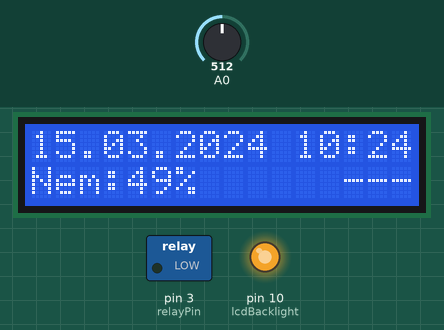
Simulated run of this sketch. Board: Arduino Uno, built with avr-gcc and run on an emulated ATmega328P. Parts: 16×2 character LCD, switched loads named in the sketch (green lamp = pin HIGH), output pins drawn as LEDs (lit = HIGH). The inputs (shaded band) are chosen by the test bench; at power-on: A0 = 512. The local clock reads 2024-03-15 10:24:30 at power-on unless the sketch sets it; EEPROM starts erased.

Above: at 3.2 s.
3.3 s: A0 set to 306
At 3.5 s:
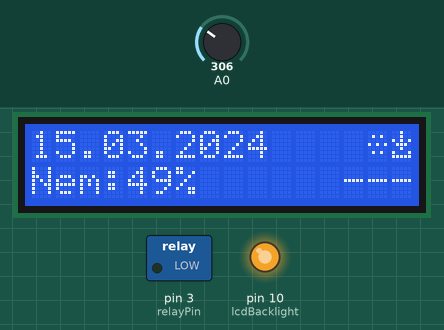
6.0 s: A0 set to 544
At 6.4 s:
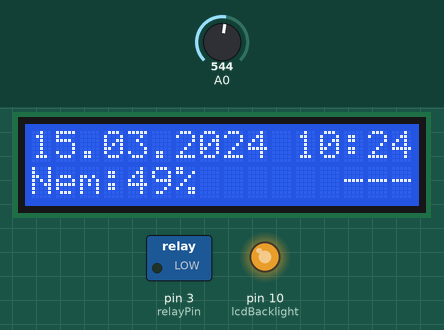
7.5 s: A0 set to 565
At 8.7 s:
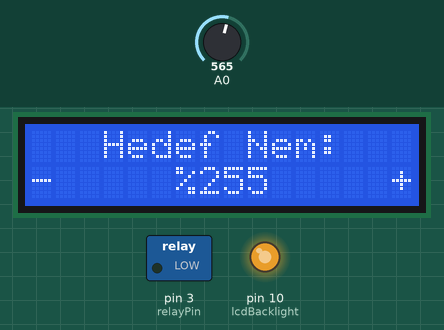
9.0 s: A0 set to 245
At 9.2 s:
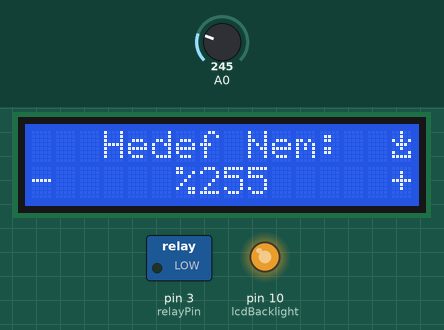
11.7 s: A0 set to 716
At 12.9 s:
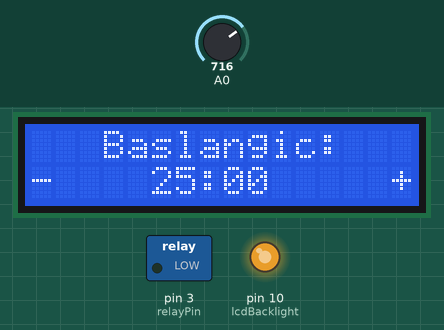
13.2 s: A0 set to 306
At 13.4 s:
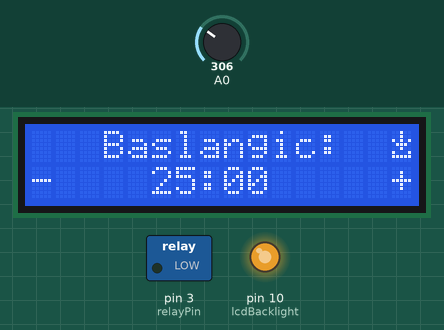
Timing chart, 0 to 37.5 s (numbered marks = the images above; inputs shaded):
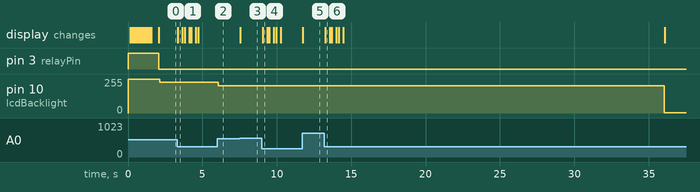

Measured:
- the behaviour switches between 554 and 555 on A0 (found by bisection; images 2 and 3)
- after the input at 3.3 s, the display: changes after 0.06 s (image 1)
- after the input at 6.0 s, pin 10 (lcdBacklight): 230/255 → 205/255 after 0.06 s
- after the input at 7.5 s, the display: changes after 0.06 s (image 3)
- after the input at 9.0 s, the display: changes after 0.05 s (image 4)
- after the input at 11.7 s, the display: changes after 0.06 s (image 5)
- after the input at 13.2 s, the display: changes after 0.05 s (image 6)

The sketch:

nemsensor.ino
```cpp
#include <LiquidCrystal.h>
#include <EEPROM.h>
#include <DS1302.h>

void updateTime(int force = 0);
void updateStatus(int force = 0);
void updateCurrentMo(int force = 0);
void updateTargetMo(int force = 0);
void updateStartTime(int force = 0);
void updateEndTime(int force = 0);
void updatePeriodTime(int force = 0);
void checkMo(int force = 0);

// keypad
#define right   0
#define up      1
#define down    2
#define left    3
#define select  4
#define none    5

// pins
const int sensorPin = A5;
const int relayPin = 3;
const int kCePin   = 11;
const int kIoPin   = 12;
const int kSclkPin = 13;
const int lcdBacklight = 10;

// user vars
int target_mo = EEPROM.read(0);
int start_hr = EEPROM.read(1);
int end_hr = EEPROM.read(2);
int period_min = EEPROM.read(3);
int backlight = EEPROM.read(4);

int last_target_mo;
int last_start_hr;
int last_end_hr;
int last_period_min;
int prev_backlight;

// vars
unsigned long currentMillis = 0;
boolean lights = true;

const int statusInterval = 1000;
unsigned long previousStatusMillis = 0;
const int currentMoInterval = 1000;
unsigned long previousCurrentMoMillis = 0;
const int clockInterval = 1000;
unsigned long previousClockMillis = 0;
const int varInterval = 250;
unsigned long previousVarMillis = 0;

unsigned long sensorInterval = period_min * 60000;
unsigned long previousSensorMillis = 0;

const int lightInterval = 30000;
unsigned long previousLightMillis = 0;

int last_min;
int last_hr;
int current_mo;
int last_current_mo;
int op_status;
int last_op_status;
int menu_index = 1;
int last_menu_index;

// Create RTC & LCD
DS1302 rtc(kCePin, kIoPin, kSclkPin);
LiquidCrystal lcd(8, 9, 4, 5, 6, 7);

void setup()
{
  pinMode(relayPin, OUTPUT);
  pinMode(lcdBacklight, OUTPUT);
  digitalWrite(relayPin,HIGH);
  analogWrite(lcdBacklight, backlight);
  //Serial.begin(9600);
  lcd.begin(16, 2);
  welcome();
  checkMo(1);
}

void welcome() {
  lcd.print("  NEMSENSOR V1  ");
  lcd.setCursor(0,1);
  for(int i = 0; i < 16; i++) {
    lcd.print(".");
    delay(100);
  }
  delay(400);
}

void loop()
{
  currentMillis = millis();
  menu();
  checkMo();
  lightsOff();
}

int btn_state;
int last_btn_state = 5;
unsigned long lastDebounceTime = 0;
unsigned long debounceDelay = 50;

byte findBtn()
{
  int btn_value = analogRead(A0);
  if (btn_value > 1000) return none;
  if (btn_value < 50) return right;
  if (btn_value < 195) return up;
  if (btn_value < 380) return down;
  if (btn_value < 555) return left;
  if (btn_value < 790) return select;
}

void menu()
{
  int reading = findBtn();
  if (reading != last_btn_state)
  {
    lastDebounceTime = millis();
  }
  if ((millis() - lastDebounceTime) > debounceDelay)
  {
    if (reading != btn_state)
    {
      btn_state = reading;
      if(!lights) {
        lightsOn();
        return;
      }
      switch(btn_state)
      {
        case select:
          menu_index = menu_index + 1;
          if(menu_index > 5) menu_index = 1;
          break;
        case left:
          if(menu_index == 1) {
            backlight -= 25;
            setLight();
          }
          if(menu_index == 2) {
            if(target_mo != 5) target_mo -= 5;
          }
          if(menu_index == 3) {
            if (start_hr == 0) start_hr = 23;
            else start_hr -=1;
          }
          if(menu_index == 4) {
            if (end_hr == 0) end_hr = 23;
            else end_hr -= 1;
          }
          if(menu_index == 5) {
            if (period_min == 5 || period_min == 1) period_min = 1;
            else period_min -= 5;
            updateSensorInterval();
          }
          break;
        case right:
          if(menu_index == 1) {
            backlight += 25;
            setLight();
          }
          if(menu_index == 2) {
            if(target_mo != 100) target_mo += 5;
          }
          if(menu_index == 3) {
            if (start_hr == 23) start_hr = 0;
            else start_hr += 1;
          }
          if(menu_index == 4) {
            if (end_hr == 23) end_hr = 0;
            else end_hr += 1;
          }
          if(menu_index == 5) {
            if (period_min == 60) period_min = 60;
            else if (period_min == 1) period_min = 5;
            else period_min += 5;
            updateSensorInterval();
          }
          break;
        case down:
          if(menu_index == 1) { EEPROM.write(4,backlight); flashIcon(); updateTime(1); }
          if(menu_index == 2) { EEPROM.write(0,target_mo); flashIcon(); }
          if(menu_index == 3) { EEPROM.write(1,start_hr); flashIcon(); }
          if(menu_index == 4) { EEPROM.write(2,end_hr); flashIcon(); }
          if(menu_index == 5) { EEPROM.write(3,period_min); flashIcon(); }
          break;
        case up:
          if (menu_index == 1)
          {
            checkMo(1);
          }
          break;
      }
      if(btn_state == 5)
      {
        previousLightMillis = currentMillis;
      }
    }
  }
  last_btn_state = reading;
  displayMenu();
}

void displayMenu()
{
  if(menu_index != last_menu_index)
  {
    last_menu_index = menu_index;
    printStatic(menu_index);
  }
  switch(menu_index)
  {
    case 1:
      updateTime();
      updateCurrentMo();
      updateStatus();
      break;
    case 2:
      updateTargetMo();
      break;
    case 3:
      updateStartTime();
      break;
    case 4:
      updateEndTime();
      break;
    case 5:
      updatePeriodTime();
      break;
  }
}

void printStatic(int menu_i)
{
  lcd.clear();
  switch(menu_i)
  {
    case 1:
      printHome();
      break;
    case 2:
      printTargetMo();
      break;
    case 3:
      printStartTime();
      break;
    case 4:
      printEndTime();
      break;
    case 5:
      printPeriodTime();
      break;
  }
}

void printHome()
{
  lcd.setCursor(0,0);
  lcd.setCursor(0,1);
  lcd.print("Nem:");
  updateTime(1);
  updateCurrentMo(1);
  updateStatus(1);
  Serial.println("printHome()");
}

void updateTime(int force)
{
  if (currentMillis - previousClockMillis >= clockInterval || force)
  {
    Time t = rtc.time();
    int current_min = t.min;
    if(last_min != current_min || force)
    {
      char buf[50];
      snprintf(buf, sizeof(buf), "%02d.%02d.%04d %02d:%02d:%02d",
              t.date, t.mon, t.yr,
              t.hr, t.min, t.sec);
      lcd.setCursor(0,0);
      lcd.print(buf);
      last_min = current_min;
      previousClockMillis = currentMillis;
      Serial.println("updateTime()");
    }
  }
}

void updateCurrentMo(int force)
{
  if (currentMillis - previousCurrentMoMillis >= currentMoInterval || force)
  {
    if(last_current_mo != current_mo || force)
    {
      lcd.setCursor(4,1);
      lcd.print("    ");
      lcd.setCursor(4,1);
      lcd.print(current_mo);
      lcd.print("%");
      last_current_mo = current_mo;
      previousCurrentMoMillis = currentMillis;
      Serial.println("updateCurrentMo()");
    }
  }
}

void updateStatus(int force)
{
  if (currentMillis - previousStatusMillis >= statusInterval || force)
  {
    if (op_status != last_op_status || force) {
      if (op_status != last_op_status) lightsOn();
      lcd.setCursor(13,1);
      if (op_status == 1) lcd.print("---");
      else if (op_status == 2) lcd.print("-/-");
      else if (op_status == 3) lcd.print("zZz");
      else lcd.print("...");
      last_op_status = op_status;
      previousStatusMillis = currentMillis;
      Serial.println("updateStatus()");
    }
  }
}

void printTargetMo()
{
  lcd.setCursor(0,0);
  lcd.print("   Hedef Nem:   ");
  lcd.setCursor(0,1);
  lcd.print("-");
  lcd.setCursor(15,1);
  lcd.print("+");
  updateTargetMo(1);
  Serial.println("printTargetMo()");
}

void updateTargetMo(int force)
{
  if (currentMillis - previousVarMillis >= varInterval || force)
  {
    if(last_target_mo != target_mo || force)
    {
      lcd.setCursor(6,1);
      lcd.print("%");
      lcd.print("   ");
      lcd.setCursor(7,1);
      lcd.print(target_mo);
      last_target_mo = target_mo;
      previousVarMillis = currentMillis;
      Serial.println("updateTargetMo()");
    }
  }
}

void printStartTime()
{
  lcd.setCursor(0,0);
  lcd.print("   Baslangic:   ");
  lcd.setCursor(0,1);
  lcd.print("-");
  lcd.setCursor(15,1);
  lcd.print("+");
  updateStartTime(1);
  lcd.setCursor(7,1);
  lcd.print(":00");
  Serial.println("printStartTime()");
}

void updateStartTime(int force)
{
  if (currentMillis - previousVarMillis >= varInterval || force)
  {
    if(last_start_hr != start_hr || force)
    {
      lcd.setCursor(5,1);
      if(start_hr < 10) { lcd.print("0"); }
      lcd.print(start_hr);
      last_start_hr = start_hr;
      previousVarMillis = currentMillis;
      Serial.println("updateStartTime()");
    }
  }
}

void printEndTime()
{
  lcd.setCursor(0,0);
  lcd.print("     Bitis:     ");
  lcd.setCursor(0,1);
  lcd.print("-");
  lcd.setCursor(15,1);
  lcd.print("+");
  updateEndTime(1);
  lcd.setCursor(7,1);
  lcd.print(":00");
  Serial.println("printEndTime()");
}

void updateEndTime(int force)
{
  if (currentMillis - previousVarMillis >= varInterval || force)
  {
    if(last_end_hr != end_hr || force)
    {
      lcd.setCursor(5,1);
      if(end_hr < 10) { lcd.print("0"); }
      lcd.print(end_hr);
      last_end_hr = end_hr;
      previousVarMillis = currentMillis;
      Serial.println("updateEndTime()");
    }
  }
}

void printPeriodTime()
{
  lcd.setCursor(0,0);
  lcd.print("Sensor Periyodu:");
  lcd.setCursor(0,1);
  lcd.print("-");
  lcd.setCursor(15,1);
  lcd.print("+");
  updatePeriodTime(1);
  lcd.setCursor(8,1);
  lcd.print("dk");
  Serial.println("printPeriodTime()");
}

void updatePeriodTime(int force)
{
  if (currentMillis - previousVarMillis >= varInterval || force)
  {
    if(last_period_min != period_min || force)
    {
      lcd.setCursor(5,1);
      if(period_min < 10) { lcd.print(" "); }
      lcd.print(period_min);
      last_period_min = period_min;
      previousVarMillis = currentMillis;
      Serial.println("updatePeriodTime()");
    }
  }
}

void checkMo(int force)
{
  if (currentMillis - previousSensorMillis >= sensorInterval || force)
  {
    boolean is_time = isTime();
    //if(is_time || force)
    //{
      current_mo = analogRead(sensorPin);
      current_mo = map(current_mo,1023,0,0,100);
      if(is_time && current_mo < target_mo)
      {
        setRelay(true);
        op_status = 1;
      }
      else if (is_time)
      {
        setRelay(false);
        op_status = 2;
      } else {
        setRelay(false);
        op_status = 3;
      }
    //}
    previousSensorMillis = currentMillis;
    Serial.println("checkMo()");
  }
}

void setRelay(boolean low)
{
  if(low) digitalWrite(relayPin,LOW);
  else digitalWrite(relayPin,HIGH);
  Serial.println("setRelay()");
}

boolean isTime()
{
  Serial.println("isTime()");
  int current_hr = rtc.time().hr;

  if(end_hr > start_hr) {
    if(current_hr >= start_hr && current_hr < end_hr) {
      return true;
    } else {
      return false;
    }
  }
  else {
    if(current_hr >= start_hr) {
      return true;
    } else if (current_hr < end_hr) {
      return true;
    } else {
      return false;
    }
  }
}

void setLight()
{
    if(backlight > 255) backlight = 255;
    if(backlight < 0) backlight = 0;
    analogWrite(lcdBacklight, backlight);
    previousLightMillis = currentMillis;
    Serial.println("setLight()");
}

void lightsOff()
{
  if(currentMillis - previousLightMillis >= lightInterval && lights)
  {
    if(backlight>10) analogWrite(lcdBacklight, 1);
    previousLightMillis = currentMillis;
    lights = false;
    menu_index = 1;
    Serial.println("lightsOff()");
  }
}

void lightsOn()
{
  lights = true;
  analogWrite(lcdBacklight, backlight);
  Serial.println("lightsOn()");
}

void updateSensorInterval()
{
  sensorInterval = period_min * 60000;
  Serial.println("updateSensorInterval()");
}

byte saveIcon[8] = {
  B00100,
  B00100,
  B10101,
  B01110,
  B00100,
  B10001,
  B11111,
};
byte brightnessIcon[8] = {
  B00000,
  B01010,
  B00000,
  B10101,
  B00000,
  B01010,
  B00000,
};

void flashIcon()
{
  lcd.createChar(0, saveIcon);
  lcd.createChar(1, brightnessIcon);
  for (int i=0; i<3; i++ )
  {
    if(menu_index == 1) {
      lcd.setCursor(11,0);
      lcd.print("   ");
      lcd.write(byte(1));
      lcd.write(byte(0));
      delay(300);
      lcd.setCursor(11,0);
      lcd.print("     ");
      delay(150);
    } else {
      lcd.setCursor(15,0);
      lcd.write(byte(0));
      delay(300);
      lcd.setCursor(15,0);
      lcd.print(" ");
      delay(150);
    }
  }
  printStatic(menu_index);
}
```
